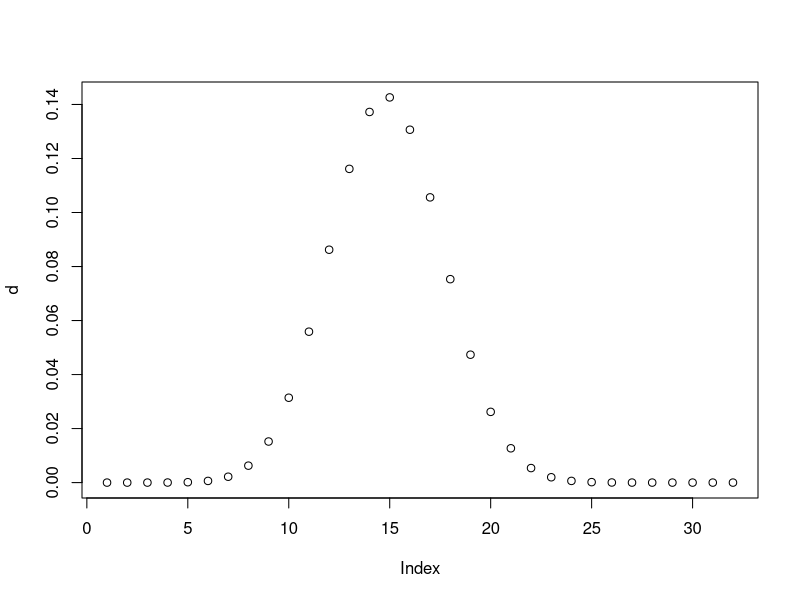
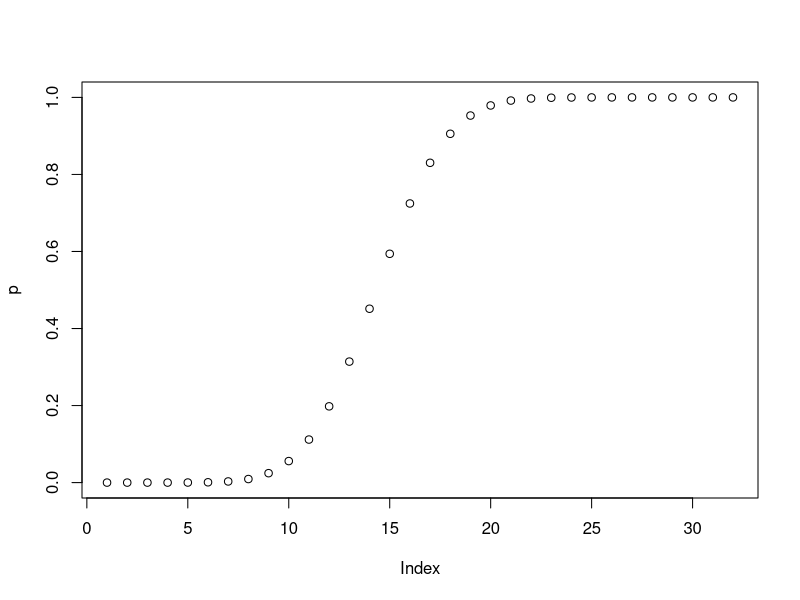
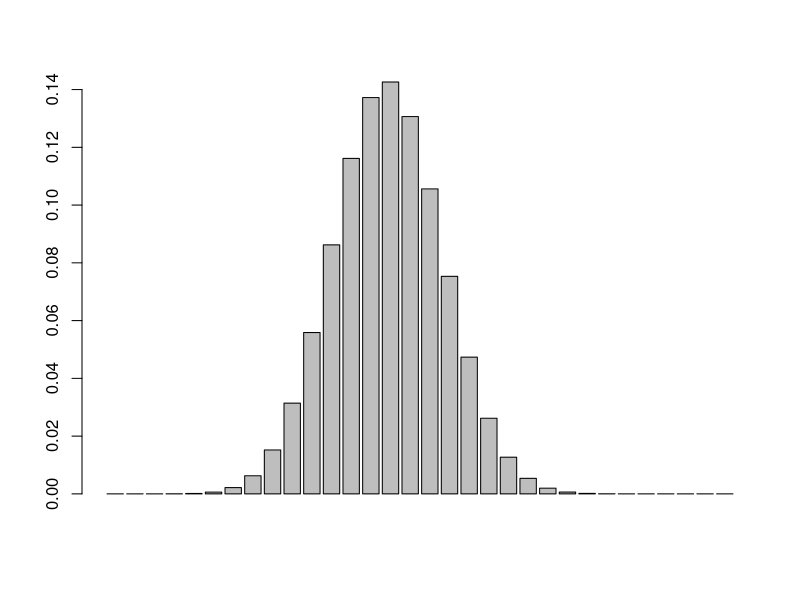
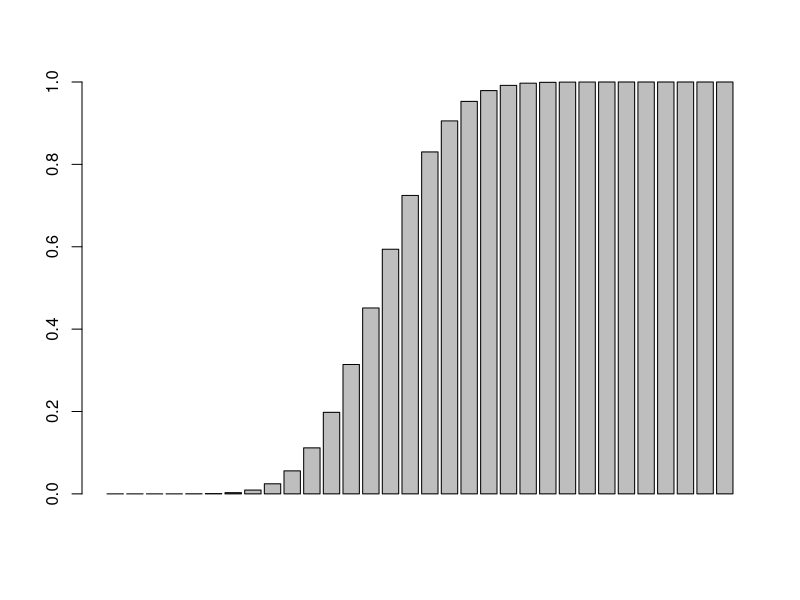

These charts were generated, in order, by the following R code:
#Assignment3
#Q1
n=12
prob=1/6
pbinom(9, size = 12, prob = 1/6) - pbinom(6, size = 12, prob = 1/6)
prob2<- sum(dbinom(7:9,12,1/6))
print(prob2)

#Q2
mean_x=72
std_x=15.2
X=84
prob=1-pnorm(X,mean_x,std_x)
print(prob*100)

#Q3
#no cars arrive at this time 
dpois(0,5)
ppois(50,50)-ppois(47,50)

#Q4
p=17/250
dbinom(3,5,p)

#Q5
n=31
prob=0.447
d=dbinom(0:31,31,0.447)
p=pbinom(0:31,31,0.447)
var_x=n*p*(1-p)
print(var_x)
std_x=sqrt(var_x)
print(std_x)
mean(n*p)
plot(d)
plot(p)
barplot(d)
barplot(p)
dbinom(0:31,31,0.447)
